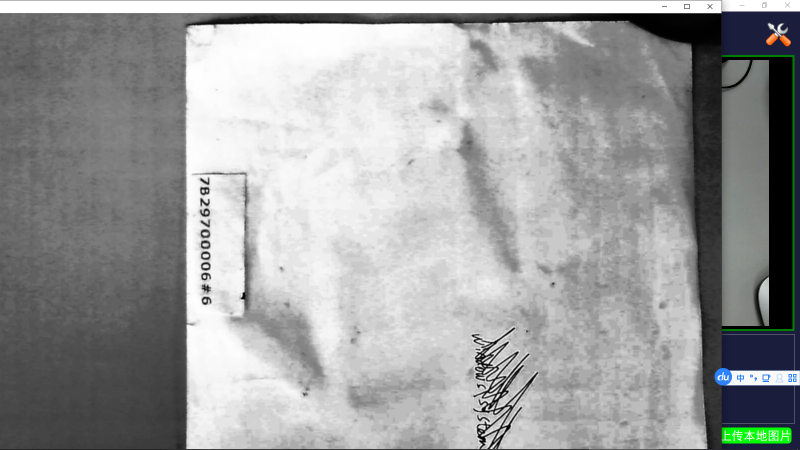
#> input picture 均值图.png, 1600 x 900 px (shown at 1/2 size)
$ python -i cartROIdetct_old.py   (imports and definitions only)   (older library calls are emulated)
#> lines starting #> are read from the running program, lines starting #| are printed output that depends on the picture; after the words box and inside, x2 and y2 are one past the last pixel; in counts of white or black regions, pixels touching at a corner belong together
#> further down, picture is the input picture: shape (900, 1600, 3); mean B, G, R 157.7, 157.7, 156.5
import cv2 as cv
import shelve
import numpy as np

class CartROIdetector(object ):

    def getCartROIimg(self,src_image):
        '''
        # 将车号文本区域图像提取出
        :param src_image:
        :return:
        '''
        shelf = shelve.open('cfg')
        self.kernelWidth=shelf['kernelWidth']
        self.kernelHeight=shelf['kernelHeight']
        self.occpuyMin=shelf['ocuppyMin']
        self.occpuyMax=shelf['ocuppyMax']
        # src_image=cv.imread(r'F:\PycharmProjects\pp_ocr_py34\img\274.jpg')
        deliate_img = self.preProcessImg(src_image) #图片预处理，二值化+膨胀
        x,y,w,h=self.Extract(deliate_img)
        x = x - 50
        y = y - 50
        w = w + 100
        h = h + 100
        img1=cv.rectangle(src_image,(x,y),(x+w,y+h),(0,0,255))
        cv.imshow('Original GRAY image', img1)
        #提取 ROI区域图像
        cut_img = src_image[y :y + h , x :x + w ]
        if w<h:
            cut_img = np.rot90(cut_img, 1)
        # cv.imshow('Enlarged original image', cut_img)
        # cv.waitKey(0)
        return cut_img


    def getCartNumRect(self, src_image):
        '''
        获取车号矩形坐标与长短
        :param src_image:
        :return:
        '''
        deliate_img = self.preProcessImg(src_image)
        x, y, w, h = self.Extract(deliate_img)

        return x, y, w, h

    def Extract(self,op_image):
        '''
        传入膨胀处理过的图片
        :param op_image:
        :return:
        '''
        img,contours, hierarchy = cv.findContours(op_image, cv.RETR_TREE, cv.CHAIN_APPROX_SIMPLE)
        # 绘制矩形包围框，得到轮廓的坐标
        max_x, max_y, max_w, max_h = cv.boundingRect(contours[0])
        for c in contours:
            x, y, w, h = cv.boundingRect(c)
            #高/宽之比
            occupy = float(h) / w
            # 7<=比值<=11，可以配置成参数
            print(occupy)
            if occupy >= int(self.occpuyMin) and occupy <= int(self.occpuyMax):
                s = cv.contourArea(c) #计算区域的面积

                if max_w < w:      #宽大于最大值，更换面积s
                    max_x = x
                    max_y = y
                    max_w = w
                    max_h = h
                    s = cv.contourArea(c)
                    continue
        return max_x,max_y,max_w,max_h

    def preProcessImg(self,img_src):
        '''
        图片预处理，膨胀与腐蚀
        :return:
        '''

        #转换为灰度图像
        img_src1 = cv.cvtColor(img_src, cv.COLOR_BGR2GRAY)
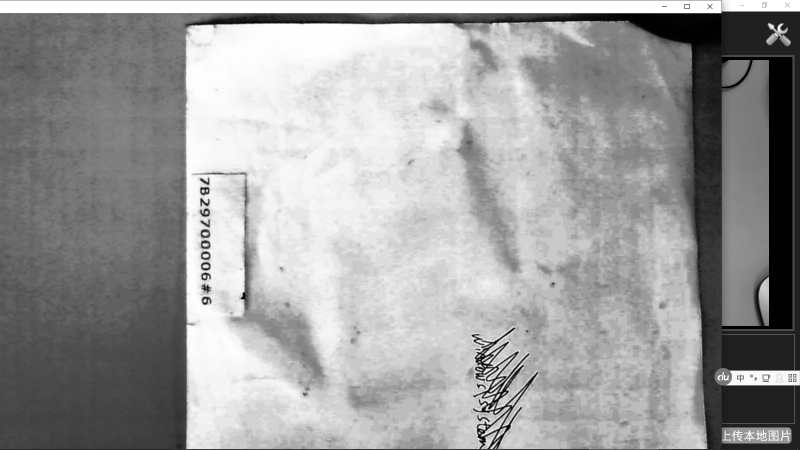
#> img_src1: shape (900, 1600) (shown at 1/2 size); min 0, max 255, mean 157.3
        # [5 lines of commented-out code are left out]

        img_src=cv.Canny(img_src1,24,128)
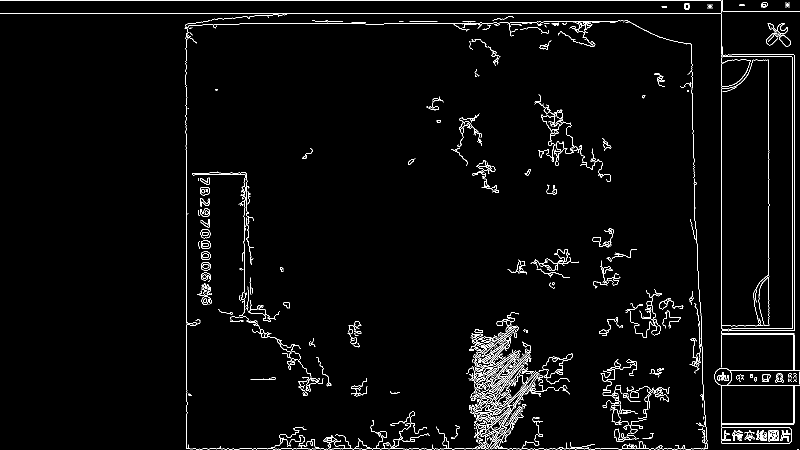
#> img_src: shape (900, 1600) (shown at 1/2 size); 2.6% white in thin lines or dots
        cv.imshow('Original cany Filter image', img_src)
        cv.waitKey(0)
        # 将图像转化成标准大小
        h,w=img_src.shape[:2]
#> h = 900; w = 1600
        # [13 lines of commented-out code are left out]
        kernel = cv.getStructuringElement(cv.MORPH_RECT, (int(7), int(7)))

        dilate = cv.dilate(img_src, kernel, iterations=3)
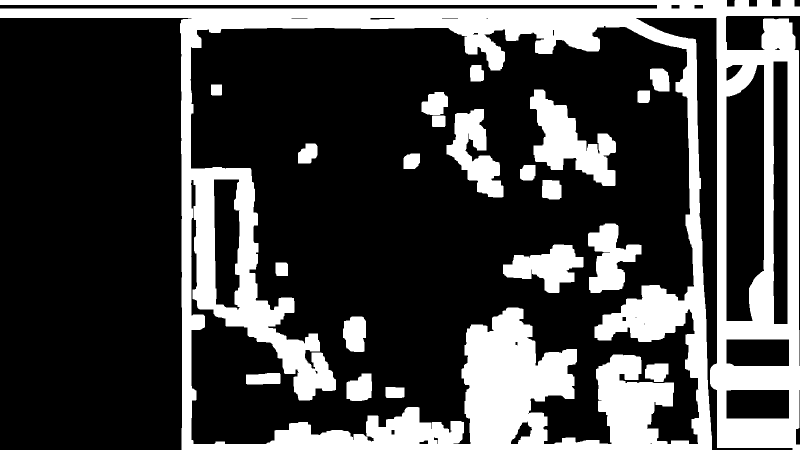
#> dilate: shape (900, 1600) (shown at 1/2 size); 27.5% white; 21 white regions

        cv.imshow('Eroded image', dilate)
        cv.waitKey(0)
        return dilate

>>> import cv2
>>> picture = cv2.imread('均值图.png')
>>> result = CartROIdetector().getCartNumRect(picture)
#> in Extract, `img,contours, hierarchy = cv.findContours(op_image, cv.RETR_TREE, cv.C..`: contours = 50 contours, 6 with area under 20; largest, box (x1, y1, x2, y2) and area: (0, 0, 1600, 900) 1075387, (380, 51, 1399, 889) 675952, (1452, 129, 1529, 643) 33580, (1546, 122, 1576, 649) 15080, (1060, 179, 1232, 372) 14814
#> in Extract, `max_x, max_y, max_w, max_h = cv.boundingRect(contours[0])`: max_x = 0; max_w = 1600; max_h = 900
#> the loop in Extract, `for c in contours:` made 1 pass
#> (x, y, w, h, occupy) on pass 1: (0, 0, 1600, 900, 0.562)
#| 0.5625
#> after the loop in Extract, `for c in contours:`: max_w = 1600; max_x = 0
#> (the run stopped early here; a loop or call above may not have finished)
